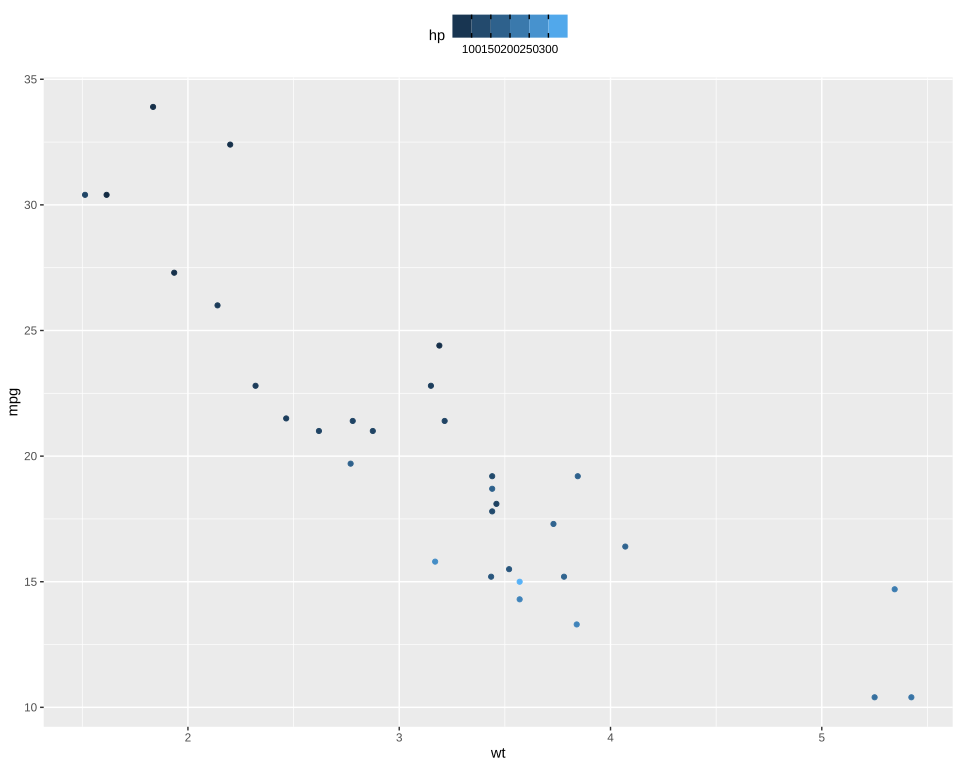

Write R code to recreate this figure.
# The plot test/golden/colorsteps_top.svg draws, drawn by ggplot2 itself, as ggplot2's own visual
# tests draw their snapshots: the independent check on that golden whenever it changes. The suite
# never runs this; it needs R, ggplot2 and vdiffr, saved as the Docker image
# giggly-r:ggplot2-4.0.3. From the repository's root:
#
#   docker run --rm -v "$PWD/test/golden":/golden:ro giggly-r:ggplot2-4.0.3 \
#     Rscript /golden/colorsteps_top.R > colorsteps_top.ggplot2.svg
#
# and compare the drawing element by element, as test/golden/point.R describes.
#
# mtcars' mileage against weight coloured by horsepower on a continuous scale, its points along
# ggplot2's default gradient, read back by colour steps above the panel: running across, six bins
# of equal length cut at the scale's breaks and its limits, 52 and 335, each in the gradient's
# colour at its bin's middle, the breaks' labels below the bar, centred on their edges, its title
# left of it, and the black ticks the theme sets across its bottom and then its top, each drawn
# from inside the bar outward.
#
# First checked with ggplot2 4.0.3 and vdiffr 1.0.9: every element and clip path matches vdiffr's,
# and the one departure is test/golden/point.R's, the x axis drawn before the y.

library(ggplot2)

plot <- ggplot(mtcars, aes(wt, mpg, colour = hp)) +
  geom_point() +
  scale_colour_gradient(guide = "coloursteps") +
  theme_gray() +
  theme(legend.position = "top", legend.ticks = element_line(colour = "black"))

file <- tempfile(fileext = ".svg")
vdiffr::write_svg(plot, file)
cat(readLines(file), sep = "\n")
